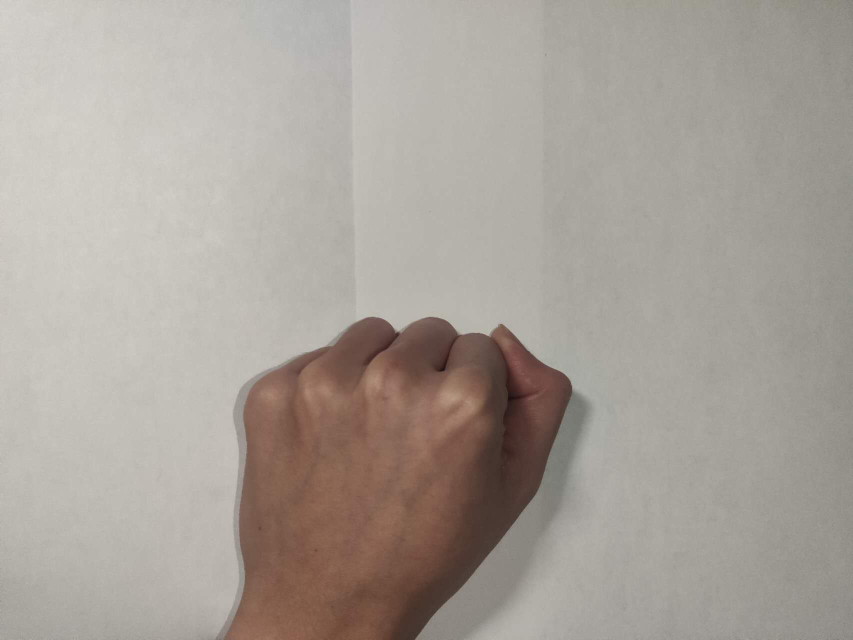
#> input picture a_1.jpg, 1706 x 1280 px, given in place of the camera (shown at 1/2 size)
$ python GR_V0.2.py
#> lines starting #> are read from the running program, lines starting #| are printed output that depends on the picture; after the words box and inside, x2 and y2 are one past the last pixel; in counts of white or black regions, pixels touching at a corner belong together
# -*- coding: utf-8 -*-
"""
@author: dongs
version 0.2
Fixed shadow problem and still hand gesture recognition problem
"""

import cv2
import numpy as np

# Parameters
width, height = 300, 300
defect_threshold = 10000

# Initialize the camera
cap = cv2.VideoCapture(0)

while True:
    # Capture a frame
    ret, frame = cap.read()
#> frame is the input picture: shape (1280, 1706, 3); mean B, G, R 153.5, 161.1, 168.4

    # Pre-processing
    hsv = cv2.cvtColor(frame, cv2.COLOR_BGR2HSV)
#> hsv: shape (1280, 1706, 3); mean H, S, V 18.9, 26.6, 168.5
    resized = cv2.resize(hsv, (width, height))
#> resized: shape (300, 300, 3); mean H, S, V 18.9, 26.6, 168.4

    # Skin color-based segmentation
    lower_skin = np.array([0, 20, 70], dtype=np.uint8)
    upper_skin = np.array([20, 255, 255], dtype=np.uint8)
    mask = cv2.inRange(resized, lower_skin, upper_skin)
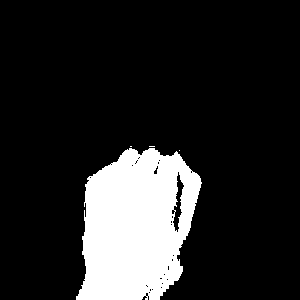
#> mask: shape (300, 300); 15.7% white; 4 white regions (3 under 20 px)

    # Contour extraction
    contours, _ = cv2.findContours(mask, cv2.RETR_EXTERNAL, cv2.CHAIN_APPROX_SIMPLE)
#> contours = 4 contours, 3 with area under 20; largest, box (x1, y1, x2, y2) and area: (76, 148, 202, 300) 14214

    # Filter contours by area and solidity
    min_area = 1000
    min_solidity = 0.9

    filtered_contours = []
    for cnt in contours:
        area = cv2.contourArea(cnt)
        hull = cv2.convexHull(cnt)
        hull_area = cv2.contourArea(hull)

        if hull_area > 0:
            solidity = float(area) / hull_area

            if area > min_area and solidity > min_solidity:
                filtered_contours.append(cnt)
#> this loop made 4 passes
#> (area, hull_area, solidity) on pass 2: (14214, 15277.5, 0.93)
#> after the loop, filtered_contours = 1 contour; box (x1, y1, x2, y2) and area: (76, 148, 202, 300) 14214

    if filtered_contours:
        hand_contour = max(filtered_contours, key=cv2.contourArea)
#> hand_contour = contour of 255 points, box (x1, y1, x2, y2) (76, 148, 202, 300), area 14214

        # Convex hull and convexity defects
        convex_hull = cv2.convexHull(hand_contour)
#> convex_hull = contour of 17 points, box (x1, y1, x2, y2) (76, 148, 202, 300), area 15278
        convexity_defects = cv2.convexityDefects(hand_contour, cv2.convexHull(hand_contour, returnPoints=False))
#> convexity_defects = 14 rows, first 6: [235, 0, 244, 1792], [0, 5, 2, 343], [5, 32, 15, 1141], [33, 40, 36, 648], [40, 92, 73, 2080], [93, 108, 97, 1024]

        defects = []
        if convexity_defects is not None:
            for i in range(convexity_defects.shape[0]):
                s, e, f, d = convexity_defects[i, 0]
                if d > defect_threshold:
                    start = tuple(hand_contour[s][0])
                    end = tuple(hand_contour[e][0])
                    far = tuple(hand_contour[f][0])
                    defects.append((start, end, far))
#> this loop made 14 passes
#> (s, e, f, d) on passes 1 to 12: (235, 0, 244, 1792), (0, 5, 2, 343), (5, 32, 15, 1141), (33, 40, 36, 648), (40, 92, 73, 2080), (93, 108, 97, 1024), (108, 124, 118, 798), (124, 132, 125, 114), (132, 188, 142, 2366), (189, 191, 190, 186), (191, 193, 192, 114), (193, 211, 201, 585)
#> after the loop, defects = []

        # Gesture recognition
        if len(defects) == 0:
            gesture = "clenched_fist"
        elif len(defects) == 1:
            gesture = "index_finger_extended"
        elif len(defects) == 2:
            gesture = "victory_gesture"
        else:
            gesture = "unknown"
    else:
        gesture = "unknown"

    # Output
    print(f"Recognized gesture: {gesture}")

    # Display the original frame and skin mask
    cv2.imshow('Original Frame', frame)
    cv2.imshow('Skin Mask', mask)

    # Press 'q' to exit the loop
    if cv2.waitKey(1) & 0xFF == ord('q'):
#> (key q is pressed here)
        break

# Release resources
cap.release()
cv2.destroyAllWindows()

$ run again, on a_2.jpg
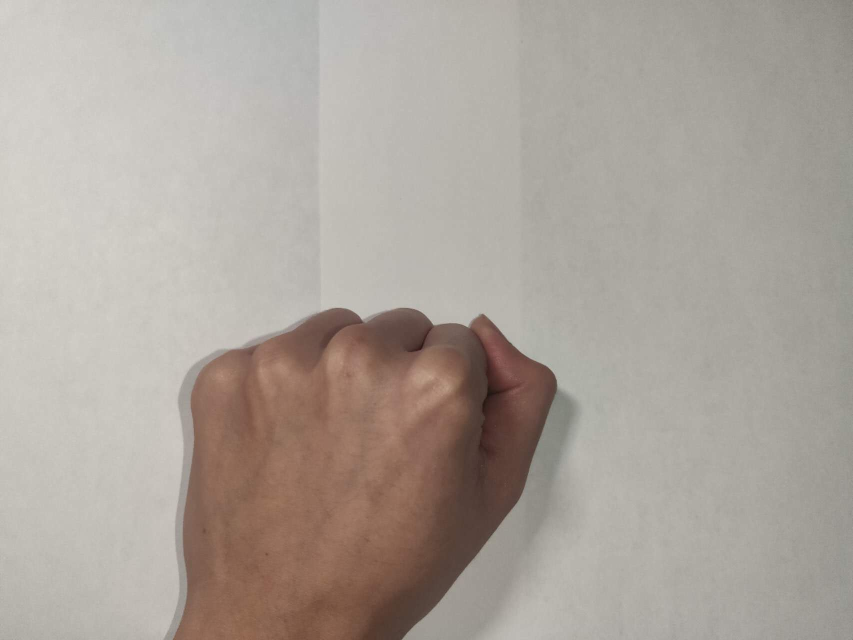
#> input picture a_2.jpg, 1706 x 1280 px, given in place of the camera (shown at 1/2 size)
#> frame is the input picture: shape (1280, 1706, 3); mean B, G, R 155.2, 163.1, 171.4
#> hsv: shape (1280, 1706, 3); mean H, S, V 18.8, 28.1, 171.4
#> resized: shape (300, 300, 3); mean H, S, V 18.8, 28, 171.4
#> `mask = cv2.inRange(resized, lower_skin, upper_skin)`:
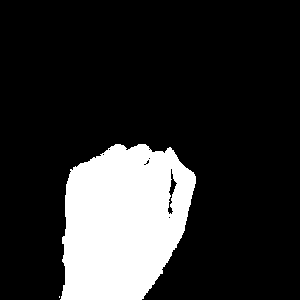
#> mask: shape (300, 300); 18.3% white; 2 white regions (1 under 20 px)
#> contours = 2 contours, 1 with area under 20; largest, box (x1, y1, x2, y2) and area: (60, 144, 196, 300) 16332
#> the loop `for cnt in contours:` made 2 passes
#> (area, hull_area, solidity) on pass 2: (16332.5, 16983.5, 0.962)
#> after the loop `for cnt in contours:`: filtered_contours = 1 contour; box (x1, y1, x2, y2) and area: (60, 144, 196, 300) 16332
#> hand_contour = contour of 216 points, box (x1, y1, x2, y2) (60, 144, 196, 300), area 16332
#> convex_hull = contour of 21 points, box (x1, y1, x2, y2) (60, 144, 196, 300), area 16984
#> convexity_defects = 19 rows, first 6: [201, 0, 209, 1536], [0, 2, 1, 229], [2, 27, 13, 891], [27, 31, 28, 381], [31, 35, 33, 497], [35, 46, 37, 379]
#> the loop `for i in range(convexity_defects.shape[0]):` made 19 passes
#> after the loop `for i in range(convexity_defects.shape[0]):`: defects = []

$ run again, on b_1.jpg
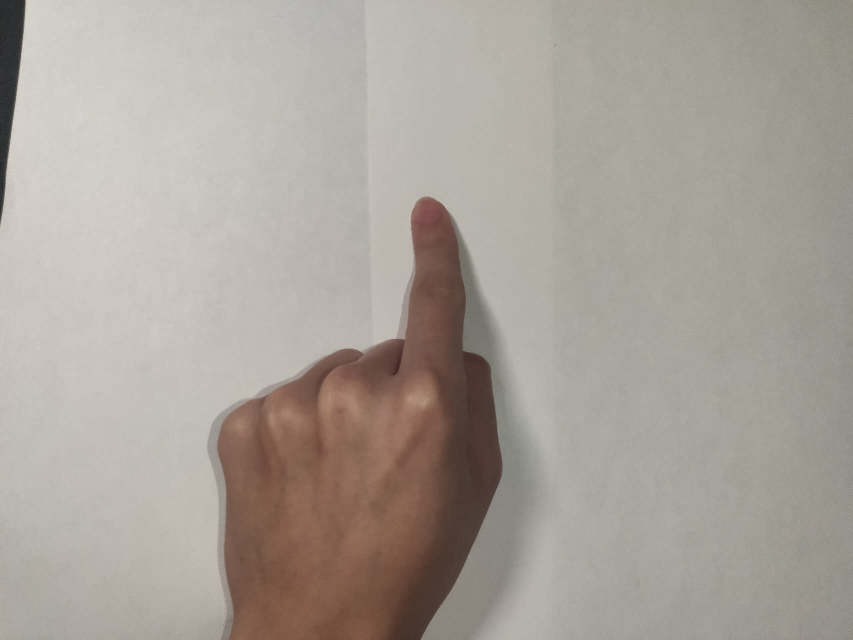
#> input picture b_1.jpg, 1706 x 1280 px, given in place of the camera (shown at 1/2 size)
#> frame is the input picture: shape (1280, 1706, 3); mean B, G, R 154, 161.3, 168.8
#> hsv: shape (1280, 1706, 3); mean H, S, V 18.1, 26.1, 168.8
#> resized: shape (300, 300, 3); mean H, S, V 18.1, 26.1, 168.8
#> `mask = cv2.inRange(resized, lower_skin, upper_skin)`:
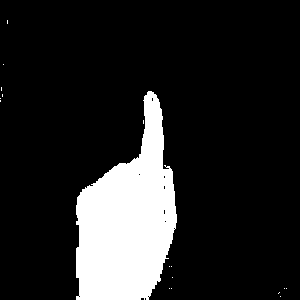
#> mask: shape (300, 300); 14.7% white; 17 white regions (16 under 20 px)
#> contours = 17 contours, 16 with area under 20; largest, box (x1, y1, x2, y2) and area: (76, 91, 177, 300) 12885
#> the loop `for cnt in contours:` made 17 passes
#> (area, hull_area, solidity) on pass 14: (12885, 15157, 0.85)
#> after the loop `for cnt in contours:`: filtered_contours = []
